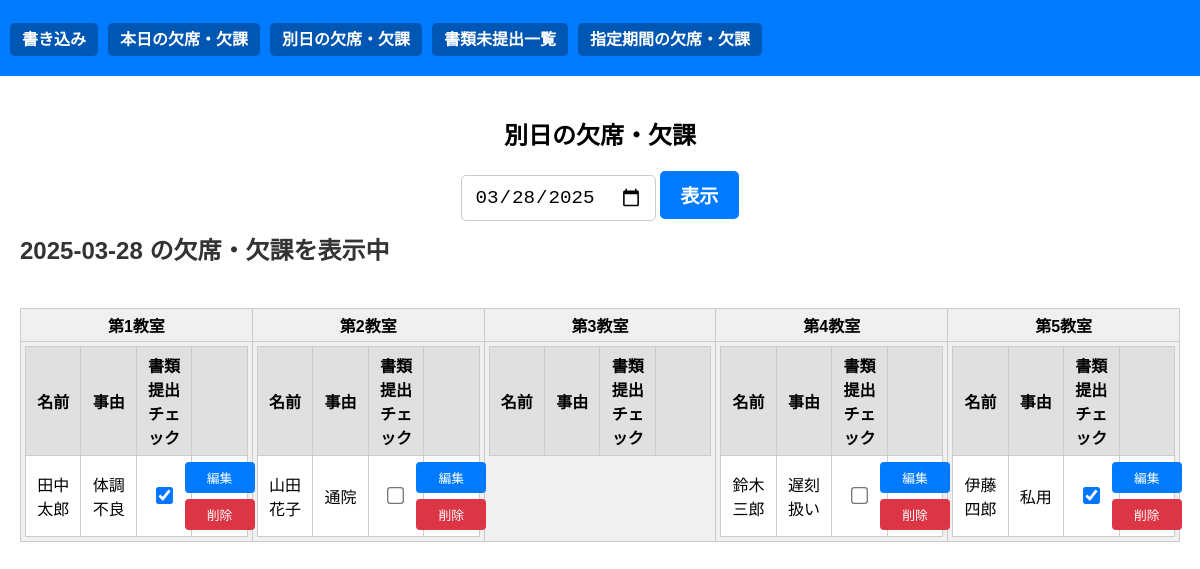
Page /other-date on the committed database.
### tables this page shows
CREATE TABLE attendance (
    id INTEGER PRIMARY KEY AUTOINCREMENT,
    student_id INTEGER,
    date TEXT,
    reason TEXT,
    document_submitted INTEGER DEFAULT 0,
    UNIQUE(student_id, date),
    FOREIGN KEY (student_id) REFERENCES students(id)
);

CREATE TABLE students (
    id INTEGER PRIMARY KEY AUTOINCREMENT,
    name TEXT NOT NULL,
    classroom TEXT NOT NULL
);

### app.py (the view)
@app.route('/other-date', methods=['GET'])
def other_date():
    selected_date = request.args.get('date', date.today().isoformat())
    conn = get_db()
    cur = conn.cursor()
    cur.execute("""
       SELECT s.id AS student_id, s.name, s.classroom,
                a.reason, a.document_submitted
        FROM students s
        LEFT JOIN attendance a ON s.id = a.student_id AND a.date = ?
        ORDER BY s.classroom, s.name
    """, (selected_date,))
    records = cur.fetchall()
    return render_template('other_date.html',
                           records=records, selected_date=selected_date)

### app.py (called while the page is built)
def get_db():
    conn = sqlite3.connect(DB)
    conn.row_factory = sqlite3.Row
    return conn

### templates/other_date.html (shortened to what this page needs)
{% extends "base.html" %}
{% block content %}
<div class="centered">
    <h2>別日の欠席・欠課</h2>
    <form method="get">
        <label><input type="date" name="date"
                value="{{ selected_date }}" class="big-input">
        </label>
        <button type="submit" class="big-button">表示</button>
    </form>
    <p class="status-text">{{ selected_date }} の欠席・欠課を表示中</p>
</div>
<br>
<table class="classroom-table">
    <tr>
        {% for i in range(1, 6) %}
        <th>第{{ i }}教室</th>
        {% endfor %}
    </tr>
    <tr>
        {% for i in range(1, 6) %}
        {% set classroom_name = '第' ~ i ~ '教室' %}
        <td>
            <table class="inner-table student-table">
                <tr>
                    <th>名前</th>
                    <th>事由</th>
                    <th>書類提出チェック</th>
                    <th></th>
                </tr>
                {% for r in records if r.classroom == classroom_name and r.reason %}
                <tr>
                    <td>{{ r.name }}</td>
                    <td>{{ r.reason or '' }}</td>
                    <td>
                        <form method="post" action="{{ url_for('toggle_submitted') }}">
                            <input type="checkbox" name="submitted" onchange="this.form.submit()"
                                {% if r.document_submitted %}checked{% endif %}>
                        </form>
                    </td>
                    <td>
                        <div class="action-cell">
                            <form method="get" action="{{ url_for('edit',student_id=r.student_id) }}">
                                <button type="submit" class="edit-button">編集</button>
                            </form>
                            <form method="post" action="{{ url_for('delete') }}" onsubmit="return confirm('本当に削除しますか？');">
                                <button type="submit" class="delete-button">削除</button>
                            </form>
                        </div>
                    </td>
                </tr>
                {% endfor %}
            </table>
        </td>
        {% endfor %}
    </tr>
</table>
{% endblock %}

### templates/base.html (shortened to what this page needs)
<!DOCTYPE html>
<html>
    <head>
        <link rel="stylesheet" href="{{ url_for('static', filename='style.css') }}">
    </head>
<body>
<nav>
    <ul>
        <li><a href="{{ url_for('write') }}">書き込み</a></li>
        <li><a href="{{ url_for('today') }}">本日の欠席・欠課</a></li>
        <li><a href="{{ url_for('other_date') }}">別日の欠席・欠課</a></li>
        <li><a href="{{ url_for('undelivered') }}">書類未提出一覧</a></li>
        <li><a href="{{ url_for('range_view') }}">指定期間の欠席・欠課</a></li>
    </ul>
</nav>
<main>
    {% block content %}{% endblock %}
</main>
</body>
</html>

### static/style.css (style rules this page uses)
body { font-family: sans-serif; margin: 0; }
main { padding: 20px; }
.centered { text-align: center; }
nav { background-color: #007BFF; padding: 10px; }
nav ul { list-style-type: none; padding: 0; display: flex; gap: 10px; }
nav li { margin: 0; }
nav a { text-decoration: none; color: white; background-color: #0056b3; padding: 8px 12px; border-radius: 5px; font-weight: bold; }
.big-input { padding: 10px 12px; font-size: 1.2rem; border: 1px solid #ccc; border-radius: 5px; }
.big-button { padding: 10px 20px; font-size: 1.2rem; background-color: #007BFF; color: white; border: none; border-radius: 5px; font-weight: bold; cursor: pointer; }
.status-text { text-align: left; font-size: 1.5rem; font-weight: bold; color: #333; margin-top: 10px; }
.classroom-table { width: 100%; border-collapse: collapse; background-color: #f0f0f0; }
.classroom-table th, .classroom-table td { border: 1px solid #ccc; padding: 4px; text-align: center; vertical-align: top; }
.inner-table { width: 100%; border-collapse: collapse; background-color: white; margin: 0 auto; table-layout: fixed; }
.inner-table th, .inner-table td { width: 25%; text-align: center; vertical-align: middle; padding: 6px; }
.inner-table th { background-color: #e0e0e0; }
.inner-table input[type="checkbox"] { transform: scale(1.3); display: block; margin: 0 auto; }
.action-cell { display: flex; flex-direction: column; justify-content: center; align-items: center; gap: 6px; height: 100%; }
.edit-button, .delete-button { font-size: 0.8rem; padding: 6px 10px; width: 70px; max-width: 100%; text-align: center; border: none; border-radius: 4px; cursor: pointer; box-sizing: border-box; }
.edit-button { background-color: #007BFF; color: white; }
.delete-button { background-color: #dc3545; color: white; }

### rows in the picture
attendance: name "田中 太郎", reason "体調不良", document_submitted "☑"
attendance: name "山田 花子", reason "通院"
attendance: name "鈴木 三郎", reason "遅刻扱い"
attendance: name "伊藤 四郎", reason "私用", document_submitted "☑"

### other values in the picture
{{ selected_date }} "2025-03-28"
{{ i }} "1" "2" "3" "4" "5"
